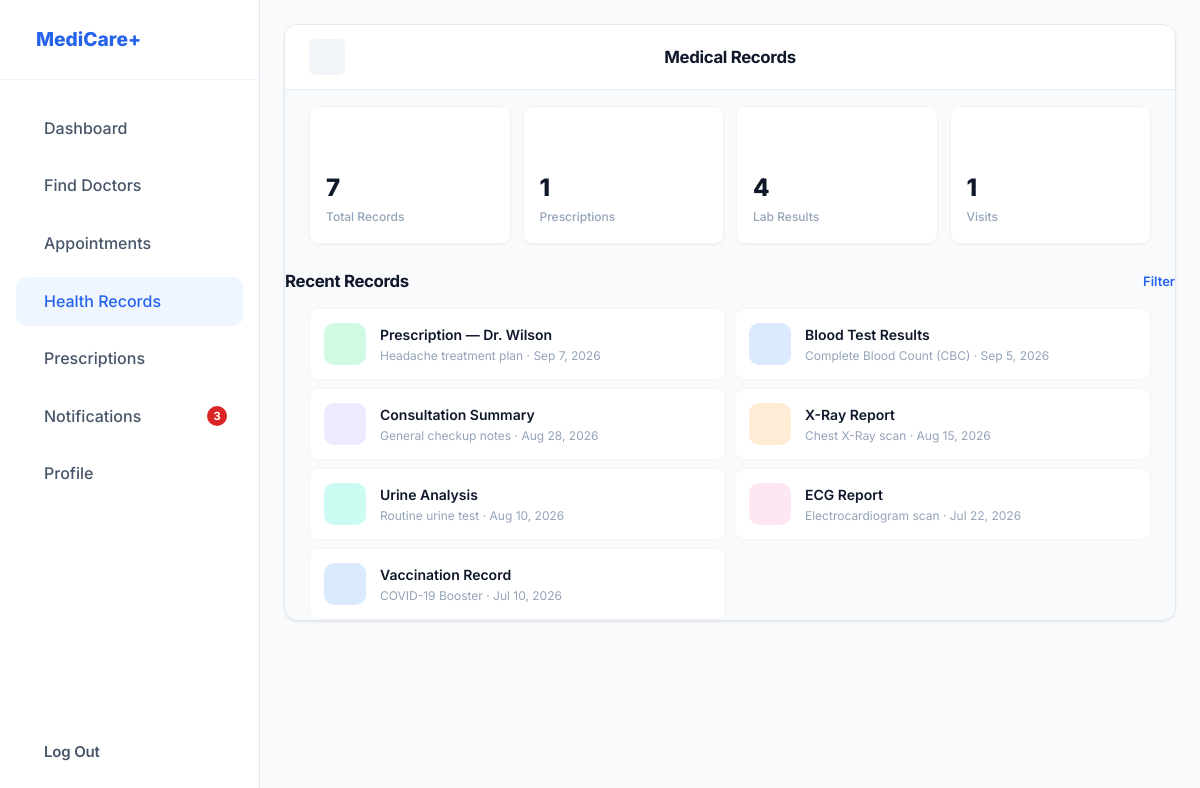
Screenshot of /records.php (signed in) with the database file from the repository.
### tables this page shows
CREATE TABLE IF NOT EXISTS health_records (
  id           INT UNSIGNED AUTO_INCREMENT PRIMARY KEY,
  user_id      INT UNSIGNED NOT NULL,
  record_type  ENUM('lab','prescription','consultation','xray','vaccination','other') DEFAULT 'other',
  title        VARCHAR(200) NOT NULL,
  description  TEXT         DEFAULT NULL,
  icon_class   VARCHAR(60)  DEFAULT 'ri-file-text-line',
  icon_color   VARCHAR(20)  DEFAULT 'qa-blue',
  created_at   TIMESTAMP    DEFAULT CURRENT_TIMESTAMP,
  FOREIGN KEY (user_id) REFERENCES users(id) ON DELETE CASCADE
);

### php/auth.php (called while the page is built, shortened)
<?php
function unreadNotifCount(): int {
    $pdo = getDB();
    $stmt = $pdo->prepare('SELECT COUNT(*) FROM notifications WHERE user_id = ? AND is_read = 0');
    $stmt->execute([$_SESSION['user_id']]);
    return (int) $stmt->fetchColumn();
}

### records.php (the view, shortened to what this page needs)
<?php
require_once __DIR__ . '/php/auth.php';
$pdo        = getDB();
$uid        = $_SESSION['user_id'];
$notifCount = unreadNotifCount();
$counts = $pdo->prepare(
    'SELECT
       COUNT(*) AS total,
       SUM(record_type = "prescription") AS prescriptions,
       SUM(record_type IN ("lab","xray")) AS lab_results,
       SUM(record_type = "consultation") AS visits
     FROM health_records WHERE user_id = ?'
);
$counts->execute([$uid]);
$stats = $counts->fetch();
$recStmt = $pdo->prepare(
    'SELECT * FROM health_records WHERE user_id = ? ORDER BY created_at DESC'
);
$recStmt->execute([$uid]);
$records = $recStmt->fetchAll();
?>
<!DOCTYPE html>
<html lang="en">
<head>
  <link href="https://cdn.jsdelivr.net/npm/remixicon@3.5.0/fonts/remixicon.css" rel="stylesheet">
  <link rel="stylesheet" href="style.css" />
</head>
<body>
<div class="app-layout">
  <aside class="sidebar">
    <div class="sidebar-logo"><i class="ri-hospital-line"></i> MediCare+</div>
    <nav class="sidebar-nav">
      <a href="dashboard.php"><i class="ri-home-5-line"></i> Dashboard</a>
      <a href="doctors.php"><i class="ri-nurse-line"></i> Find Doctors</a>
      <a href="booking.php"><i class="ri-calendar-check-line"></i> Appointments</a>
      <a href="records.php" class="active"><i class="ri-folder-open-line"></i> Health Records</a>
      <a href="prescriptions.php"><i class="ri-medicine-bottle-line"></i> Prescriptions</a>
      <a href="notifications.php"><i class="ri-notification-3-line"></i> Notifications
        <?php if ($notifCount > 0): ?><span class="sidebar-badge"><?= $notifCount ?></span><?php endif; ?>
      </a>
      <a href="profile.php"><i class="ri-user-3-line"></i> Profile</a>
    </nav>
    <div style="padding: 24px 16px;">
      <a href="logout.php" class="btn btn-ghost" style="color: var(--text-secondary); width: 100%; justify-content: flex-start; gap: 12px; padding: 12px 16px;">
        <i class="ri-logout-box-r-line"></i> Log Out
      </a>
    </div>
  </aside>
  <main class="main-content">
    <div class="content-wrapper">
      <div class="page-content">
        <div class="top-bar">
          <a href="dashboard.php" class="back-btn"><i class="ri-arrow-left-line"></i></a>
          <h1>Medical Records</h1>
          <button class="action-btn"><i class="ri-add-line"></i></button>
        </div>
        <div class="records-summary">
          <div class="record-stat">
            <div class="stat-icon text-primary bg-primary-50"><i class="ri-file-list-3-line"></i></div>
            <div class="stat-value"><?= $stats['total'] ?? 0 ?></div>
            <div class="stat-label">Total Records</div>
          </div>
          <div class="record-stat">
            <div class="stat-icon text-success bg-success-light"><i class="ri-medicine-bottle-line"></i></div>
            <div class="stat-value"><?= $stats['prescriptions'] ?? 0 ?></div>
            <div class="stat-label">Prescriptions</div>
          </div>
          <div class="record-stat">
            <div class="stat-icon text-info bg-info-light"><i class="ri-microscope-line"></i></div>
            <div class="stat-value"><?= $stats['lab_results'] ?? 0 ?></div>
            <div class="stat-label">Lab Results</div>
          </div>
          <div class="record-stat">
            <div class="stat-icon text-warning bg-warning-light"><i class="ri-calendar-check-line"></i></div>
            <div class="stat-value"><?= $stats['visits'] ?? 0 ?></div>
            <div class="stat-label">Visits</div>
          </div>
        </div>
        <div class="section-header">
          <h3>Recent Records</h3>
          <a href="#">Filter</a>
        </div>
        <div class="records-list">
          <?php if (empty($records)): ?>
            <div style="text-align:center; padding:60px 24px; color:var(--text-muted);">
              <i class="ri-folder-open-line" style="font-size:3rem; display:block; margin-bottom:12px;"></i>
              No health records yet.
            </div>
          <?php else: ?>
            <?php foreach ($records as $rec): ?>
              <a href="#" class="record-item">
                <div class="record-icon <?= htmlspecialchars($rec['icon_color']) ?>">
                </div>
                <div class="record-info">
                  <h4><?= htmlspecialchars($rec['title']) ?></h4>
                  <p><?= htmlspecialchars($rec['description'] ?? '') ?> &middot; <?= date('M j, Y', strtotime($rec['created_at'])) ?></p>
                </div>
              </a>
            <?php endforeach; ?>
          <?php endif; ?>
        </div>
      </div>
    </div>
  </main>
</div>
</body>
</html>

### rows the page displays
health_records: title "Prescription — Dr. Wilson", description "Headache treatment plan", created_at "Sep 7, 2026"
health_records: title "Blood Test Results", description "Complete Blood Count (CBC)", created_at "Sep 5, 2026"
health_records: title "Consultation Summary", description "General checkup notes", created_at "Aug 28, 2026"
health_records: title "X-Ray Report", description "Chest X-Ray scan", created_at "Aug 15, 2026"
health_records: title "Urine Analysis", description "Routine urine test", created_at "Aug 10, 2026"
health_records: title "ECG Report", description "Electrocardiogram scan", created_at "Jul 22, 2026"
health_records: title "Vaccination Record", description "COVID-19 Booster", created_at "Jul 10, 2026"

### other values shown
$notifCount "3"
$stats['total'] "7"
$stats['prescriptions'] "1"
$stats['lab_results'] "4"
$stats['visits'] "1"
